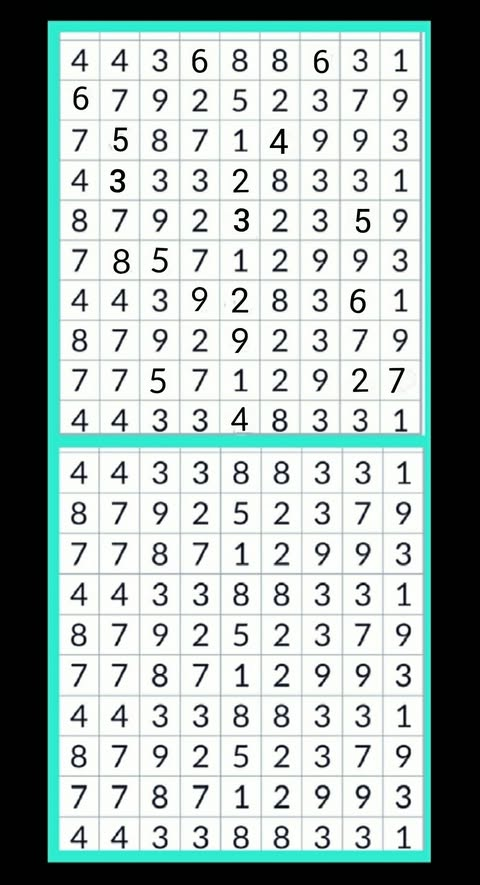
#> input picture spot_the_difference/validation_dataset/puzzle_06.jpg, 480 x 885 px, found by its file name
$ python test_cell_ocr.py
#> lines starting #> are read from the running program, lines starting #| are printed output that depends on the picture; after the words box and inside, x2 and y2 are one past the last pixel; in counts of white or black regions, pixels touching at a corner belong together
import cv2
import numpy as np
import pytesseract
import re
from PIL import Image
from pathlib import Path

SCRIPT_DIR = Path(__file__).resolve().parent
img = cv2.imread(str(SCRIPT_DIR / "validation_dataset/puzzle_06.jpg"))
#> img is the input picture: shape (885, 480, 3); mean B, G, R 172.3, 175.1, 161.5
h, w = img.shape[:2]
#> h = 885; w = 480
sep = h // 2
#> sep = 442
img_a, img_b = img[:sep], img[sep:]
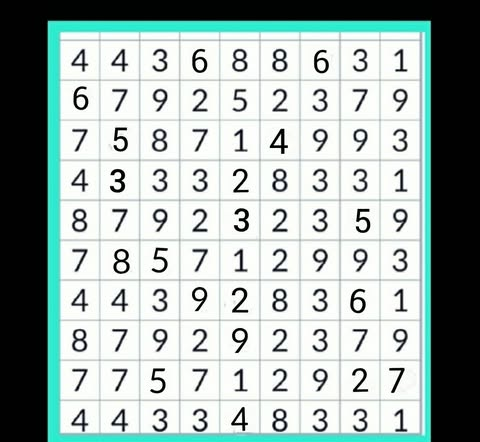
#> img_a: shape (442, 480, 3); mean B, G, R 172, 175.2, 161.4
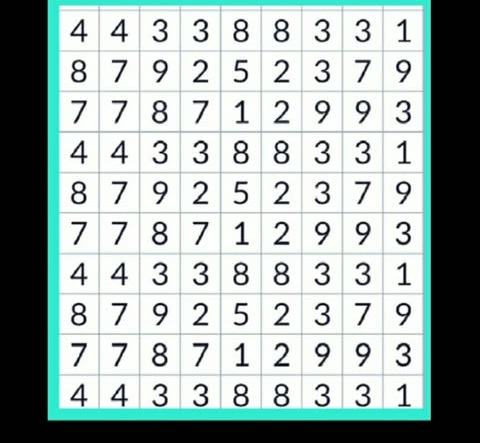
#> img_b: shape (443, 480, 3); mean B, G, R 172.6, 175.1, 161.7

def get_grid_bbox(img_bgr):
    gray = cv2.cvtColor(img_bgr, cv2.COLOR_BGR2GRAY)
    binary = cv2.adaptiveThreshold(gray, 255, cv2.ADAPTIVE_THRESH_GAUSSIAN_C, cv2.THRESH_BINARY, 15, 8)
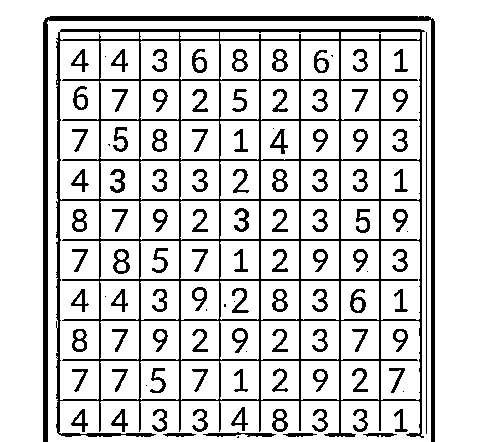
#> binary: shape (442, 480); 82.8% white; 111 black regions (14 under 20 px)
    if np.mean(binary) < 128:
        binary = cv2.bitwise_not(binary)
    cnts, _ = cv2.findContours(cv2.bitwise_not(binary), cv2.RETR_EXTERNAL, cv2.CHAIN_APPROX_SIMPLE)
#> cnts = 17 contours, 2 with area under 20; largest, box (x1, y1, x2, y2) and area: (56, 29, 425, 438) 135706, (43, 16, 435, 442) 4476, (272, 409, 288, 432) 254, (231, 407, 248, 431) 154, (111, 409, 128, 432) 153
    if cnts:
        largest = max(cnts, key=cv2.contourArea)
#> largest = contour of 290 points, box (x1, y1, x2, y2) (56, 29, 425, 438), area 135706
        x, y, cw, ch = cv2.boundingRect(largest)
#> x = 56; y = 29; cw = 369; ch = 409
        if cw > img_bgr.shape[1] * 0.7 and ch > img_bgr.shape[0] * 0.7:
            return x, y, cw, ch
    return 0, 0, img_bgr.shape[1], img_bgr.shape[0]

xa, ya, wa, ha = get_grid_bbox(img_a)
#> xa = 56; ya = 29; wa = 369; ha = 409
xb, yb, wb, hb = get_grid_bbox(img_b)
#> in get_grid_bbox (call 2), `gray = cv2.cvtColor(img_bgr, cv2.COLOR_BGR2GRAY)`:
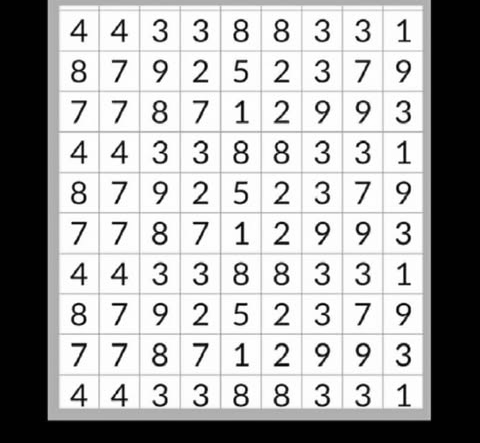
#> gray: shape (443, 480); min 0, max 255, mean 170.8
#> in get_grid_bbox (call 2), `binary = cv2.adaptiveThreshold(gray, 255, cv2.ADAPTIVE_THRESH_GAUSSIAN..`:
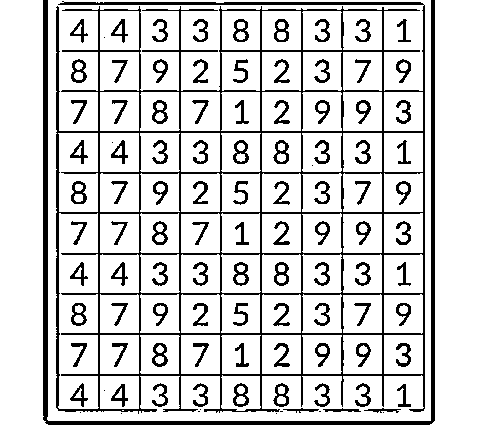
#> binary: shape (443, 480); 83.3% white; 107 black regions (12 under 20 px)
#> in get_grid_bbox (call 2), `cnts, _ = cv2.findContours(cv2.bitwise_not(binary), cv2.RETR_EXTERNAL,..`: cnts = 28 contours, 8 with area under 20; largest, box (x1, y1, x2, y2) and area: (56, 1, 425, 414) 125807, (43, 0, 435, 425) 4096, (71, 59, 87, 83) 262, (273, 383, 289, 407) 257, (396, 59, 411, 83) 179
#> in get_grid_bbox (call 2), `largest = max(cnts, key=cv2.contourArea)`: largest = contour of 447 points, box (x1, y1, x2, y2) (56, 1, 425, 414), area 125807
#> in get_grid_bbox (call 2), `x, y, cw, ch = cv2.boundingRect(largest)`: y = 1; ch = 413
#> xb = 56; yb = 1; wb = 369; hb = 413

print(f"Grid A bbox: x={xa}, y={ya}, w={wa}, h={ha}")
#| Grid A bbox: x=56, y=29, w=369, h=409
print(f"Grid B bbox: x={xb}, y={yb}, w={wb}, h={hb}")
#| Grid B bbox: x=56, y=1, w=369, h=413

rows, cols = 10, 9

def ocr_cell(img_bgr, gx, gy, gw, gh, r, c):
    cell_w = gw / cols
    cell_h = gh / rows

    # Calculate cell coordinates
    x1 = int(gx + c * cell_w)
    y1 = int(gy + r * cell_h)
    x2 = int(gx + (c + 1) * cell_w)
    y2 = int(gy + (r + 1) * cell_h)

    # Crop the cell
    cell = img_bgr[y1:y2, x1:x2]

    # Preprocess cell: convert to grayscale, resize for better OCR, threshold
    gray = cv2.cvtColor(cell, cv2.COLOR_BGR2GRAY)
    gray = cv2.resize(gray, (0,0), fx=3, fy=3, interpolation=cv2.INTER_CUBIC)
    _, thresh = cv2.threshold(gray, 0, 255, cv2.THRESH_BINARY_INV + cv2.THRESH_OTSU)

    # Run OCR with single character PSM (10) or single word/line PSM (8/7)
    cfg = "--psm 10 -c tessedit_char_whitelist=0123456789"
#> (the run stopped early here; a loop or call above may not have finished)

$ run again, with spot_the_difference/validation_dataset/puzzle_03.jpg copied over spot_the_difference/validation_dataset/puzzle_06.jpg
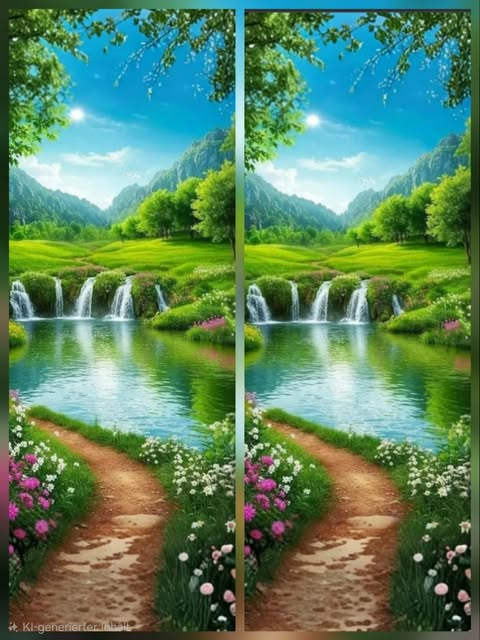
#> input picture spot_the_difference/validation_dataset/puzzle_03.jpg, 480 x 640 px, found by its file name
#> img is the input picture: shape (640, 480, 3); mean B, G, R 96.8, 131.6, 92.6
#> in get_grid_bbox, `binary = cv2.adaptiveThreshold(gray, 255, cv2.ADAPTIVE_THRESH_GAUSSIAN..`:
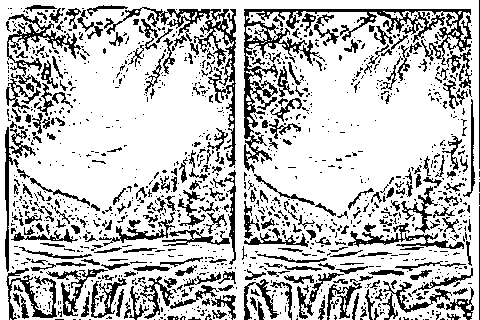
#> binary: shape (320, 480); 75.8% white; black in thin lines or dots
#> cnts = 1282 contours, 1100 with area under 20; largest, box (x1, y1, x2, y2) and area: (244, 9, 472, 173) 4006, (104, 7, 236, 167) 1838, (7, 14, 81, 92) 770, (5, 127, 36, 272) 506, (348, 223, 464, 249) 504
#> largest = contour of 1505 points, box (x1, y1, x2, y2) (244, 9, 472, 173), area 4006
#> x = 244; y = 9; cw = 228; ch = 164
#> xa = 0; wa = 480; ha = 320
#> binary: shape (320, 480); 73.9% white; black in thin lines or dots
#> cnts = 1906 contours, 1769 with area under 20; largest, box (x1, y1, x2, y2) and area: (130, 8, 239, 312) 5966, (352, 111, 474, 312) 5521, (244, 13, 332, 191) 2604, (9, 89, 96, 201) 2236, (6, 300, 159, 317) 488
#> xb = 0; wb = 480; hb = 320
#| Grid A bbox: x=0, y=0, w=480, h=320
#| Grid B bbox: x=0, y=0, w=480, h=320

$ run again, with spot_the_difference/validation_dataset/puzzle_04.jpg copied over spot_the_difference/validation_dataset/puzzle_06.jpg
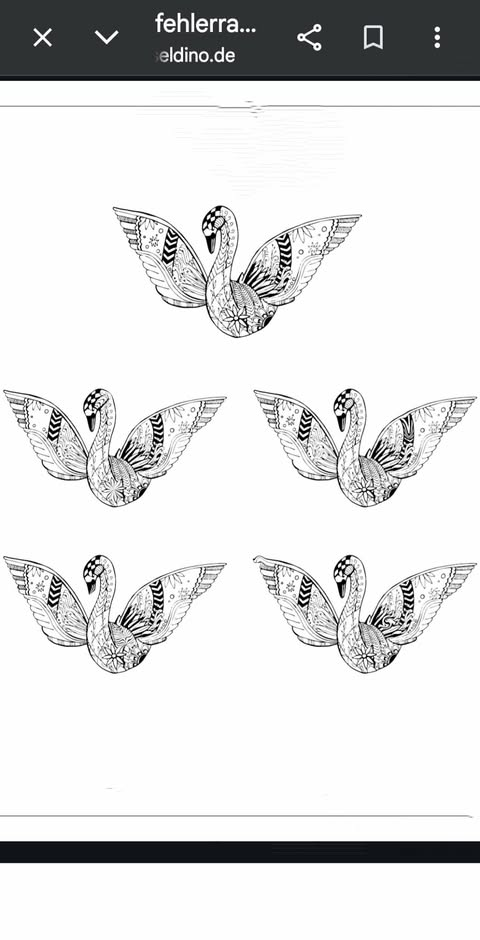
#> input picture spot_the_difference/validation_dataset/puzzle_04.jpg, 480 x 940 px, found by its file name
#> img is the input picture: shape (940, 480, 3); mean B, G, R 221.5, 221.2, 220.8
#> in get_grid_bbox, `binary = cv2.adaptiveThreshold(gray, 255, cv2.ADAPTIVE_THRESH_GAUSSIAN..`:
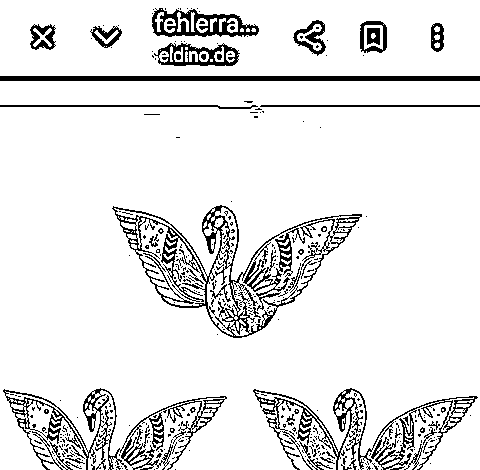
#> binary: shape (470, 480); 90% white; black in thin lines or dots
#> cnts = 224 contours, 204 with area under 20; largest, box (x1, y1, x2, y2) and area: (112, 205, 362, 338) 15184, (3, 388, 227, 470) 4768, (253, 388, 478, 470) 3121, (152, 8, 259, 37) 2068, (0, 76, 480, 81) 1916
#> largest = contour of 455 points, box (x1, y1, x2, y2) (112, 205, 362, 338), area 15184
#> x = 112; y = 205; cw = 250; ch = 133
#> xa = 0; wa = 480; ha = 470
#> binary: shape (470, 480); 92% white; 293 black regions (266 under 20 px)
#> cnts = 129 contours, 122 with area under 20; largest, box (x1, y1, x2, y2) and area: (3, 85, 227, 204) 12070, (253, 85, 477, 204) 8214, (0, 371, 480, 377) 1924, (0, 388, 480, 393) 1916, (297, 0, 418, 38) 610, (47, 0, 168, 38) 541, (0, 345, 474, 348) 474
#> xb = 0; wb = 480; hb = 470
#| Grid A bbox: x=0, y=0, w=480, h=470
#| Grid B bbox: x=0, y=0, w=480, h=470
